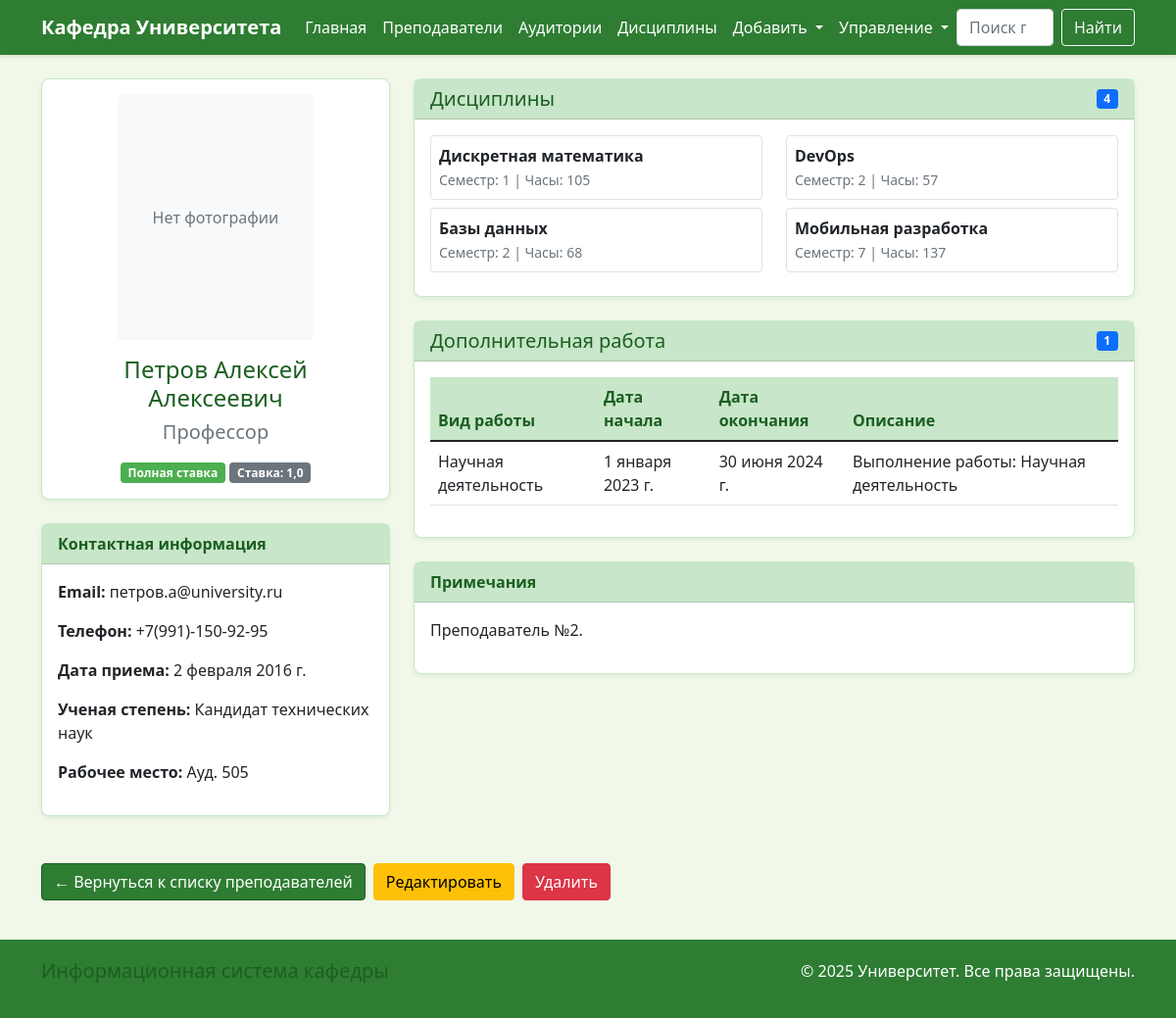
Screenshot of /teachers/54/ with the database file from the repository.
### department/models.py (models this page shows, shortened)
class Teacher(models.Model):
    last_name = models.CharField(max_length=100, verbose_name="Фамилия")
    first_name = models.CharField(max_length=100, verbose_name="Имя")
    middle_name = models.CharField(max_length=100, verbose_name="Отчество", blank=True)
    email = models.EmailField(verbose_name="Email")
    phone = models.CharField(max_length=20, verbose_name="Телефон")
    position = models.CharField(max_length=100, verbose_name="Должность")
    academic_degree = models.CharField(max_length=100, verbose_name="Ученая степень", blank=True)
    employment_date = models.DateField(verbose_name="Дата приема на работу")
    FULL_TIME = 'full'
    PART_TIME = 'part'
    EMPLOYMENT_CHOICES = [
        (FULL_TIME, 'Полная ставка'),
        (PART_TIME, 'Неполная ставка'),
    ]
    employment_type = models.CharField(
        max_length=10,
        choices=EMPLOYMENT_CHOICES,
        default=FULL_TIME,
        verbose_name="Тип занятости"
    )
    rate = models.FloatField(
        verbose_name="Ставка",
        validators=[MinValueValidator(0.1), MaxValueValidator(1.0)],
        default=1.0
    )
    workplace = models.ForeignKey(
        Classroom,
        on_delete=models.SET_NULL,
        null=True,
        blank=True,
        verbose_name="Рабочее место",
        unique=True
    )
    disciplines = models.ManyToManyField(Discipline, verbose_name="Дисциплины", blank=True)
    additional_works = models.ManyToManyField(
        AdditionalWorkType,
        through='TeacherAdditionalWork',
        verbose_name="Дополнительные работы",
        blank=True
    )
    notes = models.TextField(verbose_name="Примечания", blank=True)
    photo = models.ImageField(upload_to='teachers/', verbose_name="Фотография", blank=True, null=True)
    class Meta:
        verbose_name = "Преподаватель"
        verbose_name_plural = "Преподаватели"
        ordering = ['last_name', 'first_name']
    def full_name(self):
        return f"{self.last_name} {self.first_name} {self.middle_name}".strip()
    def get_employment_type_display_name(self):
        return dict(self.EMPLOYMENT_CHOICES)[self.employment_type]

class Classroom(models.Model):
    room_number = models.CharField(max_length=10, verbose_name="Номер аудитории", unique=True)
    capacity = models.IntegerField(verbose_name="Вместимость", default=25)
    description = models.TextField(verbose_name="Описание", blank=True)
    class Meta:
        verbose_name = "Аудитория"
        verbose_name_plural = "Аудитории"
        ordering = ['room_number']
    def __str__(self):
        return f"Ауд. {self.room_number}"

class Discipline(models.Model):
    name = models.CharField(max_length=200, verbose_name="Название дисциплины")
    semester = models.IntegerField(
        verbose_name="Семестр",
        validators=[MinValueValidator(1), MaxValueValidator(12)]
    )
    hours = models.IntegerField(verbose_name="Количество часов")
    description = models.TextField(verbose_name="Описание", blank=True)
    class Meta:
        verbose_name = "Дисциплина"
        verbose_name_plural = "Дисциплины"
        ordering = ['semester', 'name']

class TeacherAdditionalWork(models.Model):
    teacher = models.ForeignKey(Teacher, on_delete=models.CASCADE, verbose_name="Преподаватель")
    work_type = models.ForeignKey(AdditionalWorkType, on_delete=models.CASCADE, verbose_name="Тип работы")
    start_date = models.DateField(verbose_name="Дата начала")
    end_date = models.DateField(verbose_name="Дата окончания", null=True, blank=True)
    description = models.TextField(verbose_name="Описание", blank=True)
    class Meta:
        verbose_name = "Дополнительная работа преподавателя"
        verbose_name_plural = "Дополнительные работы преподавателей"
        unique_together = ['teacher', 'work_type']

class AdditionalWorkType(models.Model):
    name = models.CharField(max_length=100, verbose_name="Название работы")
    description = models.TextField(verbose_name="Описание", blank=True)
    hours_per_week = models.IntegerField(verbose_name="Часов в неделю", default=2)
    class Meta:
        verbose_name = "Тип дополнительной работы"
        verbose_name_plural = "Типы дополнительных работ"

### department/views.py (the view)
# urls.py: path('teachers/<int:pk>/', views.TeacherDetailView.as_view(), name='teacher_detail'),
class TeacherDetailView(DetailView):
    model = Teacher
    template_name = 'department/teacher_detail.html'
    context_object_name = 'teacher'
    def get_context_data(self, **kwargs):
        context = super().get_context_data(**kwargs)
        context['additional_works'] = TeacherAdditionalWork.objects.filter(
            teacher=self.object
        ).select_related('work_type')
        return context

### templates/department/teacher_detail.html (shortened to what this page needs)
{% extends 'base.html' %}
{% block content %}
<div class="row">
    <div class="col-md-4">
        <div class="card mb-4">
            <div class="card-body text-center">
                {% if teacher.photo %}
                <img src="{{ teacher.photo.url }}" alt="{{ teacher.full_name }}" class="img-fluid rounded mb-3">
                {% else %}
                <div class="bg-light rounded d-flex align-items-center justify-content-center mb-3"
                     style="width: 200px; height: 250px; margin: 0 auto;">
                    <span class="text-muted">Нет фотографии</span>
                </div>
                {% endif %}
                <h4>{{ teacher.full_name }}</h4>
                <h5 class="text-muted">{{ teacher.position }}</h5>
                <div class="mt-3">
                    <span class="badge badge-green">{{ teacher.get_employment_type_display_name }}</span>
                    <span class="badge bg-secondary">Ставка: {{ teacher.rate }}</span>
                </div>
            </div>
        </div>
        <div class="card mb-4">
            <div class="card-header">
                Контактная информация
            </div>
            <div class="card-body">
                {% if teacher.email %}
                <p><strong>Email:</strong> {{ teacher.email }}</p>
                {% endif %}
                {% if teacher.phone %}
                <p><strong>Телефон:</strong> {{ teacher.phone }}</p>
                {% endif %}
                <p><strong>Дата приема:</strong> {{ teacher.employment_date }}</p>
                {% if teacher.academic_degree %}
                <p><strong>Ученая степень:</strong> {{ teacher.academic_degree }}</p>
                {% endif %}
                {% if teacher.workplace %}
                <p><strong>Рабочее место:</strong> {{ teacher.workplace }}</p>
                {% endif %}
            </div>
        </div>
    </div>
    <div class="col-md-8">
        <div class="card mb-4">
            <div class="card-header d-flex justify-content-between align-items-center">
                <h5 class="mb-0">Дисциплины</h5>
                <span class="badge bg-primary">{{ teacher.disciplines.count }}</span>
            </div>
            <div class="card-body">
                {% if teacher.disciplines.all %}
                <div class="row">
                    {% for discipline in teacher.disciplines.all %}
                    <div class="col-md-6 mb-2">
                        <div class="border rounded p-2">
                            <strong>{{ discipline.name }}</strong><br>
                            <small class="text-muted">
                                Семестр: {{ discipline.semester }} |
                                Часы: {{ discipline.hours }}
                            </small>
                        </div>
                    </div>
                    {% endfor %}
                </div>
                {% else %}
                <p class="text-muted">Дисциплины не назначены</p>
                {% endif %}
            </div>
        </div>
        <div class="card mb-4">
            <div class="card-header d-flex justify-content-between align-items-center">
                <h5 class="mb-0">Дополнительная работа</h5>
                <span class="badge bg-primary">{{ additional_works.count }}</span>
            </div>
            <div class="card-body">
                {% if additional_works %}
                <table class="table table-hover">
                    <thead>
                        <tr>
                            <th>Вид работы</th>
                            <th>Дата начала</th>
                            <th>Дата окончания</th>
                            <th>Описание</th>
                        </tr>
                    </thead>
                    <tbody>
                        {% for work in additional_works %}
                        <tr>
                            <td>{{ work.work_type.name }}</td>
                            <td>{{ work.start_date }}</td>
                            <td>{{ work.end_date|default:"-" }}</td>
                            <td>{{ work.description|default:"-" }}</td>
                        </tr>
                        {% endfor %}
                    </tbody>
                </table>
                {% else %}
                <p class="text-muted">Дополнительная работа не назначена</p>
                {% endif %}
            </div>
        </div>
        {% if teacher.notes %}
        <div class="card">
            <div class="card-header">
                Примечания
            </div>
            <div class="card-body">
                {{ teacher.notes|linebreaks }}
            </div>
        </div>
        {% endif %}
    </div>
</div>
<div class="mt-4 d-flex gap-2">
    <a href="{% url 'department:teacher_list' %}" class="btn btn-primary">
        ← Вернуться к списку преподавателей
    </a>
    <a href="{% url 'department:teacher_update' teacher.pk %}" class="btn btn-warning">
         Редактировать
    </a>
    <a href="{% url 'department:teacher_delete' teacher.pk %}" class="btn btn-danger">
         Удалить
    </a>
</div>
{% endblock %}

### templates/base.html (style rules this page uses)
:root { --primary-green: #2e7d32; --light-green: #4caf50; --dark-green: #1b5e20; --lighter-green: #c8e6c9; --bg-green: #f1f8e9; }
body { background-color: var(--bg-green); font-family: 'Segoe UI', Tahoma, Geneva, Verdana, sans-serif; }
.btn-primary { background-color: var(--primary-green); border-color: var(--dark-green); }
.card { border: 1px solid var(--lighter-green); border-radius: 8px; box-shadow: 0 2px 4px rgba(46, 125, 50, 0.1); }
.card-header { background-color: var(--lighter-green); color: var(--dark-green); font-weight: bold; }
.table th { background-color: var(--lighter-green); color: var(--dark-green); }
.badge-green { background-color: var(--light-green); color: white; }
h1, h2, h3, h4, h5, h6 { color: var(--dark-green); }
a { color: var(--primary-green); }

### rows the page displays
Teacher: full_name "Петров Алексей Алексеевич", position "Профессор", get_employment_type_display_name "Полная ставка", rate "1,0", email "петров.а@university.ru", phone "+7(991)-150-92-95", employment_date "2 февраля 2016 г.", academic_degree "Кандидат технических наук", workplace "Ауд. 505", disciplines.count "4", notes "Преподаватель №2."
Discipline: name "Дискретная математика", semester "1", hours "105"
Discipline: name "DevOps", semester "2", hours "57"
Discipline: name "Базы данных", semester "2", hours "68"
Discipline: name "Мобильная разработка", semester "7", hours "137"
TeacherAdditionalWork: work_type.name "Научная деятельность", start_date "1 января 2023 г.", end_date "30 июня 2024 г.", description "Выполнение работы: Научная деятельность"

### other values shown
{{ additional_works.count }} "1"
